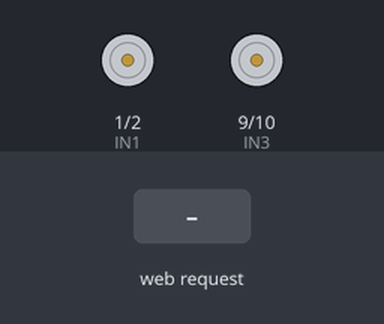
Bench run of a sketch on a simulated ESP32-S3. Shown: motor-driver pin pairs drawn as motors (green arrow = first pin HIGH = forward, orange = second pin HIGH = backward, longer = more drive, scaled by the enable pin). The test bench sets the inputs (shaded band). What the sketch prints to the serial monitor is not drawn.

Above: at 1.2 s.
1.3 s: HTTP request GET /move?l=1 received
At 2.1 s:
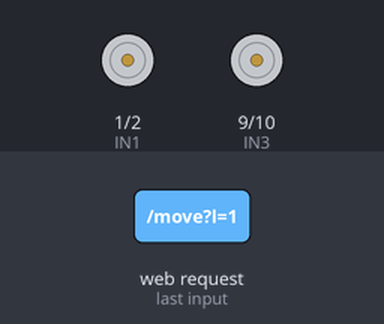
2.9 s: HTTP request GET /move?l=120 received
At 3.3 s:
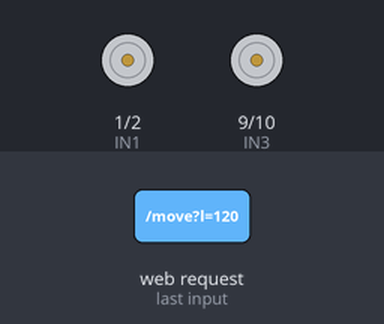
4.5 s: HTTP request GET /move?r=1 received
At 5.7 s:
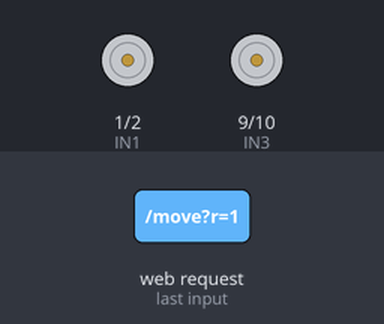
6.1 s: HTTP request GET /move?r=120 received
At 6.9 s:
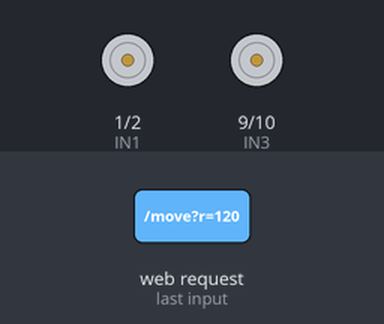
7.7 s: HTTP request GET /move?l=1&r=1 received
At 8.1 s:
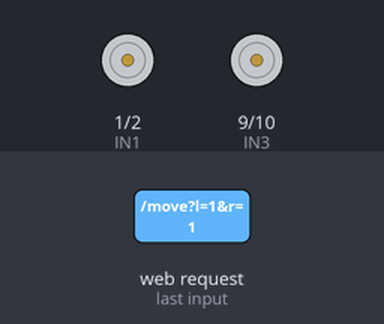
9.3 s: HTTP request GET /move?l=120&r=120 received
At 10.5 s:
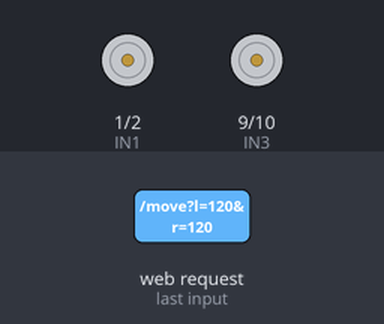
Timing chart, 0 to 11.9 s (numbered marks = the images above; inputs shaded):
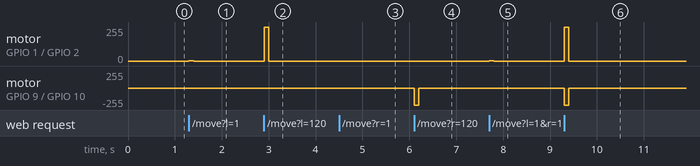

Measured:
- after the input at 1.3 s, motor on GPIO 1 (IN1) / GPIO 2 (IN2): stopped → forward 2/255 at once, → stopped 0.10 s later
- after the input at 2.9 s, motor on GPIO 1 (IN1) / GPIO 2 (IN2): stopped → forward 255/255 at once, → stopped 0.10 s later
- after the input at 4.5 s, motor on GPIO 9 (IN3) / GPIO 10 (IN4): stopped → backward 2/255 at once, → stopped 0.10 s later
- after the input at 6.1 s, motor on GPIO 9 (IN3) / GPIO 10 (IN4): stopped → backward 255/255 at once, → stopped 0.10 s later
- after the input at 7.7 s, motor on GPIO 1 (IN1) / GPIO 2 (IN2): stopped → forward 2/255 at once, → stopped 0.10 s later; motor on GPIO 9 (IN3) / GPIO 10 (IN4): stopped → backward 2/255 at once, → stopped 0.10 s later
- after the input at 9.3 s, motor on GPIO 1 (IN1) / GPIO 2 (IN2): stopped → forward 255/255 at once, → stopped 0.10 s later; motor on GPIO 9 (IN3) / GPIO 10 (IN4): stopped → backward 255/255 at once, → stopped 0.10 s later

The sketch:

10_App_Controlled.ino
```cpp
#include <WiFi.h>
#include <WebServer.h>

// -------- WIFI AP --------
const char* ssid = "Murugesh_Car";
const char* password = "12344321";

WebServer server(80);

// -------- Motor Pins --------
#define ENA 4
#define IN1 1
#define IN2 2

#define ENB 5
#define IN3 9
#define IN4 10

unsigned long lastCommandTime = 0;

// -------- MOTOR CONTROL --------
void stopMotor() {
  digitalWrite(IN1, LOW);
  digitalWrite(IN2, LOW);
  digitalWrite(IN3, LOW);
  digitalWrite(IN4, LOW);

  analogWrite(ENA, 0);
  analogWrite(ENB, 0);
}

void setMotor(int leftSpeed, int rightSpeed) {

  if (leftSpeed == 0 && rightSpeed == 0) {
    stopMotor();
    return;
  }

  // LEFT MOTOR
  if (leftSpeed > 0) {
    digitalWrite(IN1, HIGH);
    digitalWrite(IN2, LOW);
  } else {
    digitalWrite(IN1, LOW);
    digitalWrite(IN2, HIGH);
    leftSpeed = -leftSpeed;
  }

  // RIGHT MOTOR
  if (rightSpeed > 0) {
    digitalWrite(IN3, LOW);
    digitalWrite(IN4, HIGH);
  } else {
    digitalWrite(IN3, HIGH);
    digitalWrite(IN4, LOW);
    rightSpeed = -rightSpeed;
  }

  analogWrite(ENA, constrain(leftSpeed, 0, 255));
  analogWrite(ENB, constrain(rightSpeed, 0, 255));
}

// -------- WEB PAGE --------
String webpage = R"====(
<!DOCTYPE html>
<html>
<head>
<meta name="viewport" content="width=device-width, initial-scale=1">
<style>
body { background:#111; color:white; text-align:center; }

.joystick {
  width:160px; height:160px;
  background:#333; border-radius:50%;
  position:relative; margin:20px;
}

.stick {
  width:50px; height:50px;
  background:red; border-radius:50%;
  position:absolute;
  left:55px; top:55px;
}

.container {
  display:flex;
  justify-content:space-around;
}
</style>
</head>

<body>
<h2>Murugesh Car Controller</h2>

<div class="container">
  <div>
    <p>Forward / Back</p>
    <div class="joystick" id="joyY">
      <div class="stick" id="stickY"></div>
    </div>
  </div>

  <div>
    <p>Left / Right</p>
    <div class="joystick" id="joyX">
      <div class="stick" id="stickX"></div>
    </div>
  </div>
</div>

<script>

let yVal = 0;
let xVal = 0;

function clamp(x, y) {
  let d = Math.sqrt(x*x + y*y);
  if (d > 50) {
    x = x * 50 / d;
    y = y * 50 / d;
  }
  return {x, y};
}

function send(l, r) {
  fetch(`/move?l=${l}&r=${r}`).catch(()=>{});
}

function STOP() {
  fetch("/stop").catch(()=>{});
}

function setup(joyId, stickId, isY) {

  const joy = document.getElementById(joyId);
  const stick = document.getElementById(stickId);

  function move(e) {
    let rect = joy.getBoundingClientRect();
    let t = e.touches ? e.touches[0] : e;

    let x = t.clientX - rect.left - 80;
    let y = t.clientY - rect.top - 80;

    let p = clamp(x, y);

    stick.style.left = (p.x + 55) + "px";
    stick.style.top  = (p.y + 55) + "px";

    if (isY) yVal = -p.y;
    else xVal = p.x;

    let L = yVal + xVal;
    let R = yVal - xVal;

    L = Math.max(-100, Math.min(100, L));
    R = Math.max(-100, Math.min(100, R));

    send(L, R);
  }

  function release() {
    stick.style.left = "55px";
    stick.style.top = "55px";

    yVal = 0;
    xVal = 0;

    STOP();
  }

  joy.addEventListener("touchmove", move);
  joy.addEventListener("touchend", release);
  joy.addEventListener("touchcancel", release);

  joy.addEventListener("mousemove", move);
  joy.addEventListener("mouseup", release);
  joy.addEventListener("mouseleave", release);
}

setup("joyY","stickY",true);
setup("joyX","stickX",false);

</script>
</body>
</html>
)====";

// -------- HTTP --------
void handleRoot() {
  server.send(200, "text/html", webpage);
}

void handleMove() {
  lastCommandTime = millis();

  int l = server.arg("l").toInt();
  int r = server.arg("r").toInt();

  int pwmL = map(l, -100, 100, -255, 255);
  int pwmR = map(r, -100, 100, -255, 255);

  setMotor(pwmL, pwmR);

  server.send(200, "text/plain", "OK");
}

void handleStop() {
  stopMotor();
  server.send(200, "text/plain", "STOP");
}

// -------- SETUP --------
void setup() {
  Serial.begin(115200);

  pinMode(ENA, OUTPUT);
  pinMode(IN1, OUTPUT);
  pinMode(IN2, OUTPUT);

  pinMode(ENB, OUTPUT);
  pinMode(IN3, OUTPUT);
  pinMode(IN4, OUTPUT);

  // Start AP
  WiFi.softAP(ssid, password);

  IPAddress IP = WiFi.softAPIP();

  Serial.println("\n==============================");
  Serial.println("Murugesh Car WiFi Started");
  Serial.print("SSID: ");
  Serial.println(ssid);
  Serial.print("Password: ");
  Serial.println(password);
  Serial.print("Open URL: http://");
  Serial.println(IP);
  Serial.println("==============================");

  server.on("/", handleRoot);
  server.on("/move", handleMove);
  server.on("/stop", handleStop);

  server.begin();
}

// -------- LOOP --------
void loop() {
  server.handleClient();

  // FAILSAFE STOP
  if (millis() - lastCommandTime > 100) {
    stopMotor();
  }
}
```
